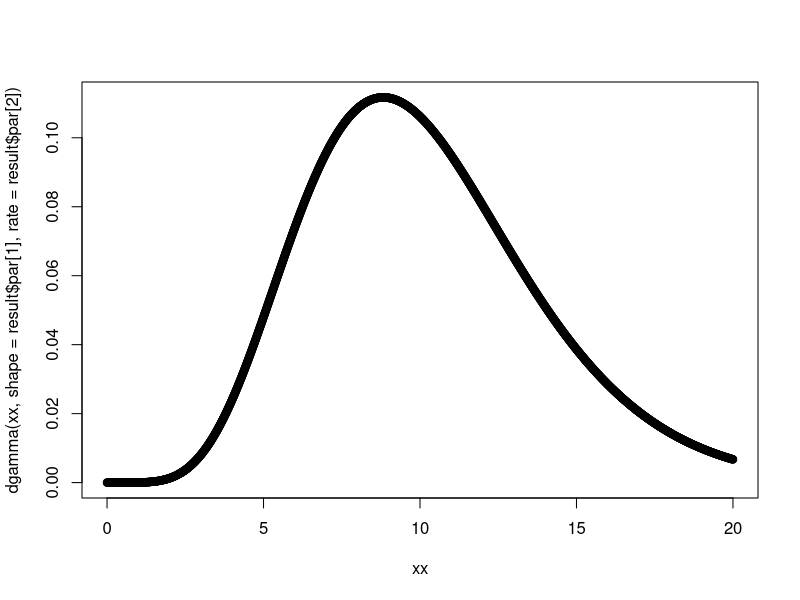
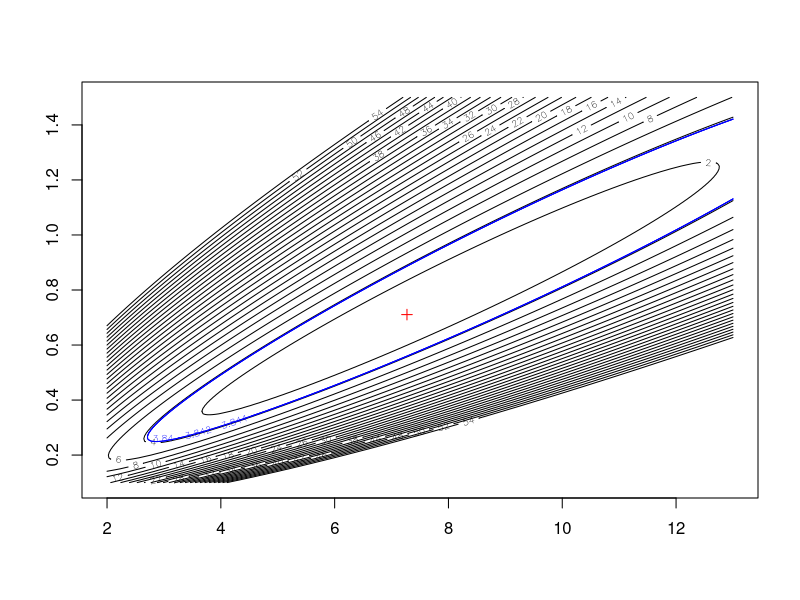

The R source for these figures, in order:
boot_time <-
  c(14.87, 7.13, 6.46, 6.45, 9.41, 8.21, 11.18, 14.28, 6.36, 17.98)
ll_function <- function(x, alpha, beta) {
  return(sum(dgamma(
    x,
    shape = alpha,
    rate = beta,
    log = TRUE
  )))
}
get_ll_vec_function_closure <- function(obs_boot_time){
  return(Vectorize(function(alpha,beta){ll_function(obs_boot_time,alpha,beta)}))
}
result <- optim(
  par = c(0.15, 0.1),
  method = 'BFGS',
  fn = function(params) {
    -ll_function(x = boot_time,
                 alpha = params[1],
                 beta = params[2])
  }
)
#boot_time <- sample(boot_time,500,replace = TRUE)
print(result)
#hist(boot_time,freq = FALSE,nclass = 5)
xx <- seq(0, 20, 0.01)
plot(xx, dgamma(xx, shape = result$par[1], rate = result$par[2]))

mu_hat <- result$par[1] / result$par[2]
#(a)  alpha/beta and mean are the same
print(mu_hat)
print(mean(boot_time))
########

#the esitimates for alpha and beta I found are the same as the fitdistr ones
result_MASS <- MASS::fitdistr(x = boot_time, densfun = 'gamma')
print(result_MASS$estimate)
print(result$par)
###########################
#(b)
confidence <- 0.95
threshold <- qchisq(confidence, df = 1)
logLtheta_hat <-
  ll_function(boot_time, alpha = result$par[1], beta = result$par[2])

print(logLtheta_hat)
x <- seq(2.0,13,0.01)
y <- seq(0.1,1.5,0.01)
z <- outer(x,y,FUN = get_ll_vec_function_closure(boot_time))
z <- -2*(z-logLtheta_hat)
contour(x,y,z,nlevels = 25,zlim =c(0,threshold+50))
contour(x,y,z,nlevels = 1,zlim =c(threshold-0.001,threshold+0.001),add = TRUE,col = 'blue')
points(result$par[1],result$par[2],col='red', pch = 3 )

#(c)
print('probability that boot takes more than 30s')
print(1 - pgamma(
  q = 30,
  shape = result$par[1],
  rate = result$par[2]
))
